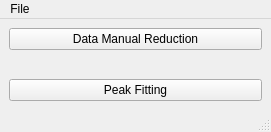
<?xml version="1.0" encoding="UTF-8"?>
<ui version="4.0">
 <class>MainWindow</class>
 <widget class="QMainWindow" name="MainWindow">
  <property name="geometry">
   <rect>
    <x>0</x>
    <y>0</y>
    <width>271</width>
    <height>132</height>
   </rect>
  </property>
  <property name="windowTitle">
   <string>MainWindow</string>
  </property>
  <widget class="QWidget" name="centralwidget">
   <layout class="QGridLayout" name="gridLayout">
    <item row="0" column="0">
     <widget class="QPushButton" name="pushButton_manualReduction">
      <property name="text">
       <string>Data Manual Reduction</string>
      </property>
     </widget>
    </item>
    <item row="1" column="0">
     <spacer name="verticalSpacer">
      <property name="orientation">
       <enum>Qt::Vertical</enum>
      </property>
      <property name="sizeType">
       <enum>QSizePolicy::Ignored</enum>
      </property>
      <property name="sizeHint" stdset="0">
       <size>
        <width>20</width>
        <height>40</height>
       </size>
      </property>
     </spacer>
    </item>
    <item row="2" column="0">
     <widget class="QPushButton" name="pushButton_fitPeaks">
      <property name="text">
       <string>Peak Fitting</string>
      </property>
     </widget>
    </item>
   </layout>
  </widget>
  <widget class="QMenuBar" name="menubar">
   <property name="geometry">
    <rect>
     <x>0</x>
     <y>0</y>
     <width>271</width>
     <height>20</height>
    </rect>
   </property>
   <widget class="QMenu" name="menuFile">
    <property name="title">
     <string>File</string>
    </property>
    <addaction name="actionQuit"/>
   </widget>
   <addaction name="menuFile"/>
  </widget>
  <widget class="QStatusBar" name="statusbar"/>
  <action name="actionQuit">
   <property name="text">
    <string>Quit</string>
   </property>
   <property name="shortcut">
    <string>Ctrl+Q</string>
   </property>
  </action>
 </widget>
 <resources/>
 <connections/>
</ui>
